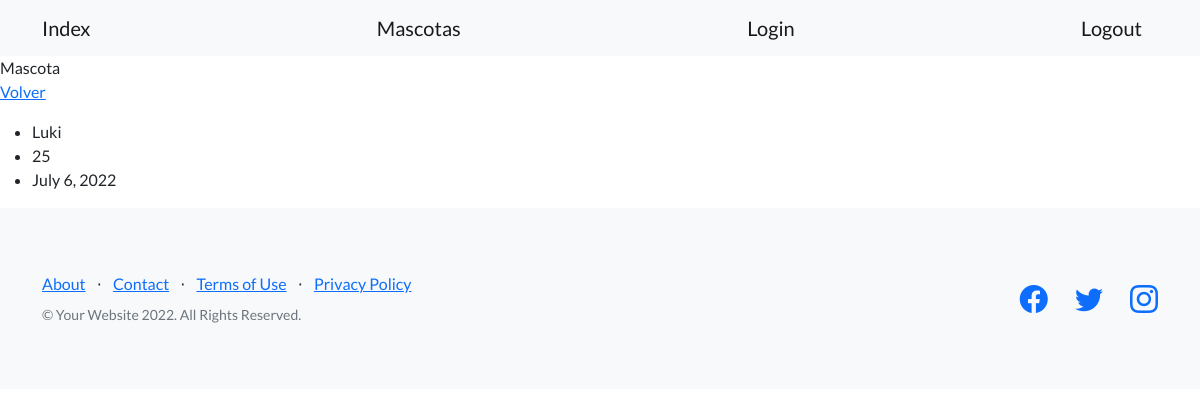
Page /mostrar-mascota/1/ on the committed database.
### mascota/models.py (models this page shows, shortened)
class Mascota(models.Model):
    nombre = models.CharField(max_length=30)
    edad = models.IntegerField()
    fecha_ingreso = models.DateField(null=True)

### mascota/views.py (the view)
# urls.py: path('mostrar-mascota/<int:pk>/', MostrarMascota.as_view(), name='mostrar_mascota'),
class MostrarMascota(DetailView):
    model = Mascota
    template_name = 'mascota/mostrar_mascota.html'

### mascota/templates/mascota/mostrar_mascota.html (shortened to what this page needs)
{% extends 'base.html' %}
{% block texto_header %}
Mascota
{% endblock texto_header %}
{% block contenido %}
<p>
    <a href={% url 'listar_mascotas' %}>Volver</a>
</p>
<p>
    <ul>
        <li>
            {{mascota.nombre}}
        </li>
        <li>
            {{mascota.edad}}
        </li>
        <li>
            {{mascota.fecha_ingreso}}
        </li>
    </ul>
</p>
{% endblock contenido %}

### rows in the picture
Mascota: nombre "Luki", edad "25", fecha_ingreso "July 6, 2022"
